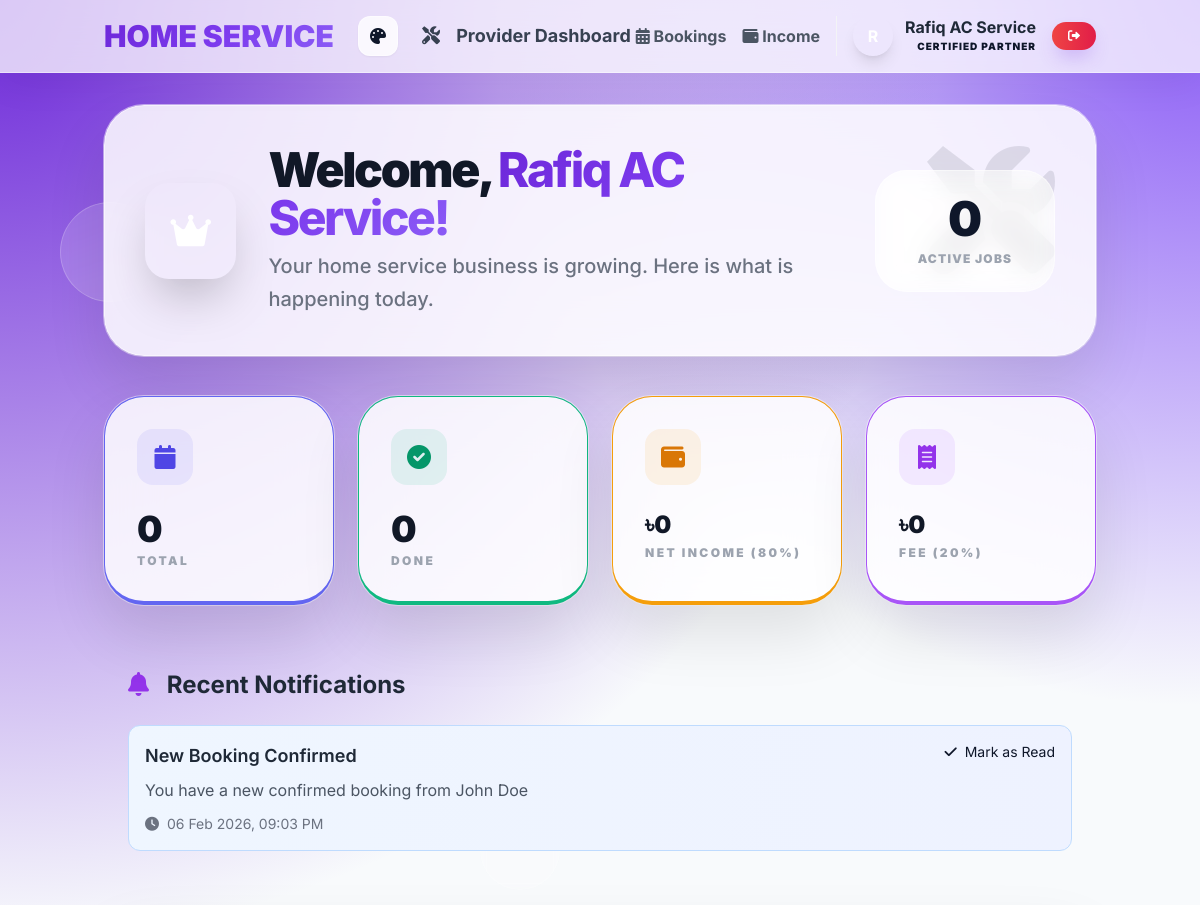
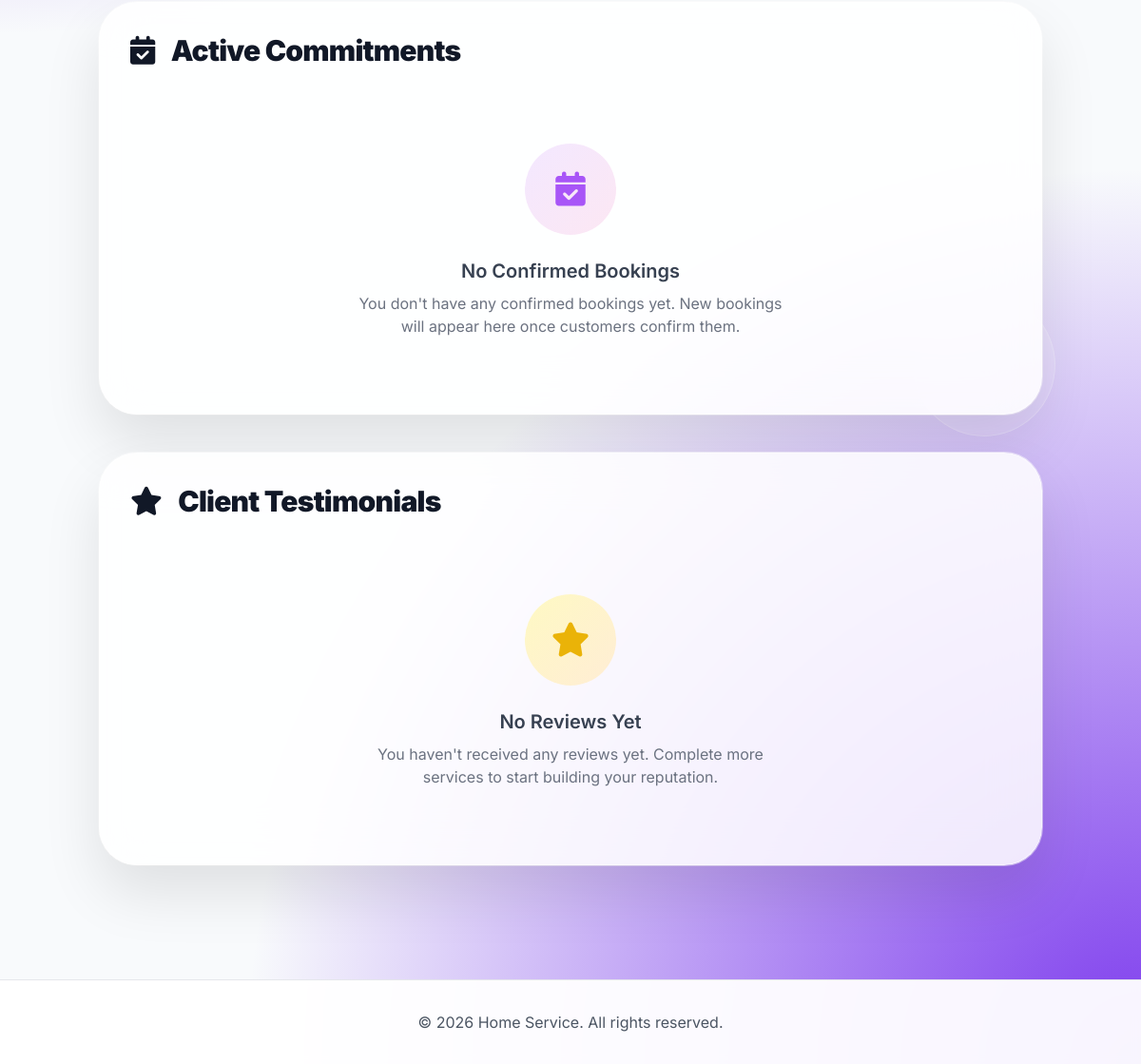
The page /provider/dashboard.php (signed in) on the database its author committed (2 pictures, top to bottom).
### tables this page shows
CREATE TABLE service_providers (
    id INT PRIMARY KEY AUTO_INCREMENT,
    user_id INT,
    name VARCHAR(100) NOT NULL,
    phone VARCHAR(20) NOT NULL UNIQUE,
    email VARCHAR(100),
    password VARCHAR(255) NOT NULL,
    category_id INT,
    description TEXT,
    service_areas TEXT,
    price_min DECIMAL(10,2),
    price_max DECIMAL(10,2),
    hourly_rate DECIMAL(10,2),
    availability_hours TEXT,
    verification_status ENUM('pending', 'verified', 'rejected') DEFAULT 'pending',
    verification_badge BOOLEAN DEFAULT FALSE,
    nid_document VARCHAR(255),
    license_document VARCHAR(255),
    certificate_document VARCHAR(255),
    profile_picture VARCHAR(255),
    is_active BOOLEAN DEFAULT TRUE,
    created_at TIMESTAMP DEFAULT CURRENT_TIMESTAMP,
    updated_at TIMESTAMP DEFAULT CURRENT_TIMESTAMP ON UPDATE CURRENT_TIMESTAMP,
    FOREIGN KEY (category_id) REFERENCES service_categories(id),
    FOREIGN KEY (user_id) REFERENCES users(id)
);

CREATE TABLE notifications (
    id INT PRIMARY KEY AUTO_INCREMENT,
    user_id INT NOT NULL,
    user_type ENUM('customer', 'provider', 'admin') NOT NULL,
    title VARCHAR(255) NOT NULL,
    message TEXT NOT NULL,
    type ENUM('booking_approved', 'booking_confirmed', 'booking_completed', 'booking_cancelled', 'review_received', 'payment_required', 'payment_pending', 'payment_submitted', 'payment_verified', 'payment_rejected', 'general') DEFAULT 'general',
    is_read BOOLEAN DEFAULT FALSE,
    related_id INT,
    created_at TIMESTAMP DEFAULT CURRENT_TIMESTAMP,
    FOREIGN KEY (user_id) REFERENCES users(id) ON DELETE CASCADE
);

### provider/dashboard.php (the view, shortened to what the rows shown need)
<?php
require_once '../includes/functions.php';
$currentLang = getLanguage();
$provider = getCurrentProvider();
$notifications = getUnreadNotifications($provider['id'], 'provider');
?>
<!DOCTYPE html>
<html lang="<?php echo $currentLang; ?>">
<head>
    <link rel="stylesheet" href="../assets/ui.css">
    <script src="https://cdn.tailwindcss.com"></script>
    <link href="https://cdnjs.cloudflare.com/ajax/libs/font-awesome/6.0.0/css/all.min.css" rel="stylesheet">
</head>
<body class="premium-bg min-h-screen">
    <header class="glass-nav sticky top-0 z-50">
        <nav class="container mx-auto px-4 py-4">
            <div class="flex justify-between items-center">
                <div class="flex items-center space-x-4">
                    <div class="flex items-center space-x-3 border-l border-gray-100 pl-4 ml-2">
                        <div class="w-10 h-10 rounded-full bg-gradient-to-br from-primary to-secondary flex items-center justify-center text-white font-bold shadow-lg">
                            <?php echo strtoupper(substr($provider['name'], 0, 1)); ?>
                        </div>
                        <div class="text-right hidden sm:block">
                            <div class="font-bold text-gray-800 leading-none"><?php echo htmlspecialchars($provider['name']); ?></div>
                            <div class="text-[10px] font-black uppercase text-primary tracking-widest mt-1">Certified Partner</div>
                        </div>
                    </div>
                </div>
            </div>
        </nav>
    </header>
    <div class="container mx-auto px-4 py-8 relative z-10">
        <div class="glass-card p-10 mb-10 overflow-hidden relative group">
            <div class="relative z-10 flex flex-col md:flex-row items-center justify-between gap-8">
                <div class="flex flex-col md:flex-row items-center gap-8">
                    <div>
                        <h1 class="text-4xl md:text-5xl font-black text-gray-900 mb-2 tracking-tighter">
                            <?php echo $currentLang === 'en' ? 'Welcome,' : 'স্বাগতম,'; ?>
                            <span class="text-gradient"><?php echo htmlspecialchars($provider['name']); ?>!</span>
                        </h1>
                    </div>
                </div>
            </div>
        </div>
        <?php if (!empty($notifications)): ?>
            <div class="provider-card p-6 mb-8">
                <h2 class="text-2xl font-bold text-gray-800 mb-6">
                    <i class="fas fa-bell text-purple-600 mr-3"></i>
                    <?php echo $currentLang === 'en' ? 'Recent Notifications' : 'সাম্প্রতিক বিজ্ঞপ্তি'; ?>
                </h2>
                <div class="space-y-4">
                    <?php foreach ($notifications as $notification): ?>
                        <div class="bg-gradient-to-r from-blue-50 to-indigo-50 border border-blue-200 rounded-xl p-4 hover:shadow-lg transition-all duration-300">
                            <div class="flex justify-between items-start">
                                <div class="flex-1">
                                    <h3 class="font-semibold text-gray-800 text-lg"><?php echo htmlspecialchars($notification['title']); ?></h3>
                                    <p class="text-gray-600 mt-2"><?php echo htmlspecialchars($notification['message']); ?></p>
                                    <p class="text-sm text-gray-500 mt-3">
                                        <i class="fas fa-clock mr-1"></i>
                                        <?php echo formatDateTime($notification['created_at']); ?>
                                    </p>
                                </div>
                                <a href="?mark_read=<?php echo $notification['id']; ?>"
                                   class="action-btn blue text-sm">
                                    <i class="fas fa-check mr-1"></i>
                                    <?php echo $currentLang === 'en' ? 'Mark as Read' : 'পঠিত হিসেবে চিহ্নিত করুন'; ?>
                                </a>
                            </div>
                        </div>
                    <?php endforeach; ?>
                </div>
            </div>
        <?php endif; ?>
        <div class="glass-card p-8 mb-10">
            <h2 class="text-3xl font-black text-gray-900 mb-8 tracking-tight">
                <i class="fas fa-calendar-check text-primary mr-3"></i>
                <?php echo $currentLang === 'en' ? 'Active Commitments' : 'সক্রিয় প্রতিশ্রুতি'; ?>
            </h2>
        </div>
        <div class="glass-card p-8 mb-10">
            <h2 class="text-3xl font-black text-gray-900 mb-8 tracking-tight">
                <i class="fas fa-star text-primary mr-3"></i>
                <?php echo $currentLang === 'en' ? 'Client Testimonials' : 'গ্রাহক পর্যালোচনা'; ?>
            </h2>
        </div>
    </div>
</body>
</html>

### rows shown on the page
service_providers: name "R", name "Rafiq AC Service"
notifications: title "New Booking Confirmed", message "You have a new confirmed booking from John Doe", created_at "06 Feb 2026, 09:03 PM"

### other values the page prints
count($confirmedBookings) "0"
$incomeStats['total_bookings'] "0"
$incomeStats['completed_bookings'] "0"
formatPrice($providerNetIncome) "৳0"
formatPrice($platformRevenue) "৳0"
